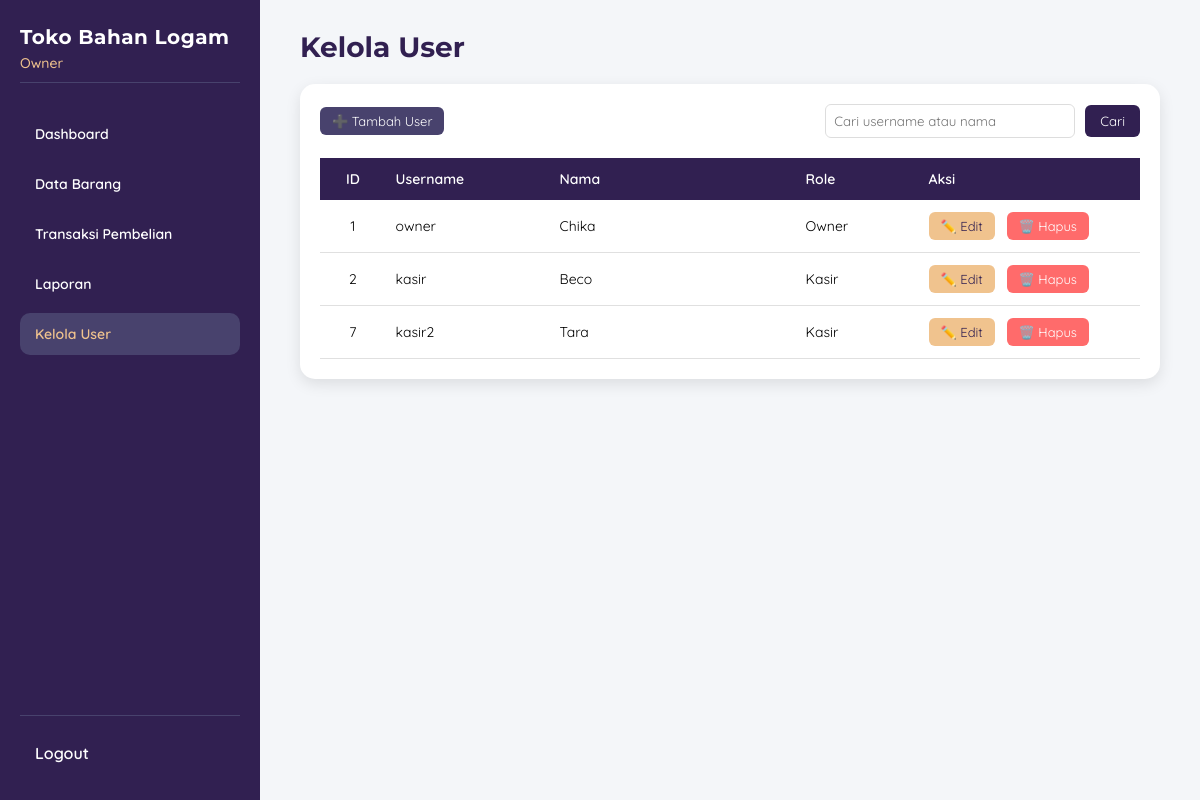
/Owner/user.php (signed in), run on the app's committed database.
### tables this page shows
CREATE TABLE `users` (
  `idUser` int(11) NOT NULL,
  `username` varchar(50) NOT NULL,
  `password` varchar(255) NOT NULL,
  `nama` varchar(100) NOT NULL,
  `role` enum('Owner','Kasir') NOT NULL
);

### Owner/user.php (the view, shortened to what this page needs)
<?php
include '../koneksi.php';
$search = isset($_GET['search']) ? mysqli_real_escape_string($conn, $_GET['search']) : '';
$query = "SELECT idUser, username, nama, role FROM users";
$query .= " ORDER BY idUser ASC";
$result = mysqli_query($conn, $query);
?>
<!DOCTYPE html>
<html lang="en">
<head>
    <link rel="stylesheet" href="dashboard_admin.css">
</head>
<body>
<div class="dashboard">
    <div class="sidebar">
        <h2>Toko Bahan Logam</h2>
        <p class="role">Owner</p>
        <ul>
            <li><a href="dashboard_admin.php">Dashboard</a></li>
            <li><a href="./barang.php">Data Barang</a></li>
            <li><a href="pembelian.php">Transaksi Pembelian</a></li>
            <li><a href="laporan.php">Laporan</a></li>
            <li class="active"><a href="user.php">Kelola User</a></li>
        </ul>
        <div class="logout">
            <a href="../logout.php">Logout</a>
        </div>
    </div>
    <div class="main">
        <div class="topbar">
            <h1>Kelola User</h1>
        </div>
        <div class="table-container">
            <div style="display: flex; justify-content: space-between; align-items: center; margin-bottom: 20px;">
                <a href="tambah_user.php" class="btn btn-add">➕ Tambah User</a>
                <form method="GET" class="search-box">
                    <input type="text" name="search" placeholder="Cari username atau nama" value="<?= htmlspecialchars($search) ?>">
                    <button type="submit" class="btn-search">Cari</button>
                </form>
            </div>
            <table>
                <thead>
                    <tr>
                        <th>ID</th>
                        <th>Username</th>
                        <th>Nama</th>
                        <th>Role</th>
                        <th>Aksi</th>
                    </tr>
                </thead>
                <tbody>
                    <?php if (mysqli_num_rows($result) > 0): ?>
                        <?php while ($row = mysqli_fetch_assoc($result)): ?>
                        <tr>
                            <td><?= $row['idUser'] ?></td>
                            <td><?= htmlspecialchars($row['username']) ?></td>
                            <td><?= htmlspecialchars($row['nama']) ?></td>
                            <td><?= $row['role'] ?></td>
                            <td>
                                <a href="edit_user.php?id=<?= $row['idUser'] ?>" class="btn btn-edit">✏️ Edit</a>
                                <a href="hapus_user.php?id=<?= $row['idUser'] ?>" class="btn btn-delete" onclick="return confirm('Yakin hapus user ini?')">🗑️ Hapus</a>
                            </td>
                        </tr>
                        <?php endwhile; ?>
                    <?php else: ?>
                        <tr><td colspan="5" style="text-align:center;">Tidak ada data user</td></tr>
                    <?php endif; ?>
                </tbody>
            </table>
        </div>
    </div>
</div>
</body>
</html>

### Owner/dashboard_admin.css (style rules this page uses)
* { margin: 0; padding: 0; box-sizing: border-box; }
body { font-family: 'Quicksand', sans-serif; background: #e5e5e5; height: 100vh; overflow: hidden; }
.dashboard, .container { display: flex; height: 100vh; width: 100%; }
.sidebar { width: 260px; background: #312051; color: white; display: flex; flex-direction: column; padding: 25px 20px; height: 100vh; overflow-y: auto; }
.sidebar h2 { font-family: 'Montserrat', sans-serif; font-size: 20px; margin-bottom: 5px; font-weight: 700; letter-spacing: 0.5px; }
.sidebar .role { font-family: 'Quicksand', sans-serif; color: #F0C38E; font-size: 14px; margin-bottom: 30px; padding-bottom: 10px; border-bottom: 1px solid #48426D; font-weight: 500; }
.sidebar ul { list-style: none; flex: 1; padding: 0; }
.sidebar li { margin-bottom: 8px; position: relative; }
.sidebar li a { display: block; padding: 12px 15px; color: white; text-decoration: none; border-radius: 10px; background: transparent; pointer-events: auto !important; position: relative; z-index: 10; font-family: 'Quicksand', sans-serif; font-weight: 600; font-size: 14px; transition: all 0.3s; }
.sidebar li a:hover, .sidebar li.active a { background: #48426D; color: #F0C38E; }
.logout { margin-top: auto; border-top: 1px solid #48426D; padding-top: 15px; }
.logout a { display: block; padding: 12px 15px; color: white; text-decoration: none; font-family: 'Quicksand', sans-serif; font-weight: 600; }
.main { flex: 1; padding: 30px 40px; overflow-y: auto; background: #f4f6f9; }
.main h1 { font-family: 'Montserrat', sans-serif; font-size: 28px; color: #312051; margin-bottom: 20px; font-weight: 700; }
input, select, textarea, button, .btn, a, .btn-add, .btn-delete, .btn-edit, .btn-search, .btn-submit, .btn-filter, .btn-export, .btn-print, .remove-item { font-family: 'Quicksand', sans-serif; }

### Owner/user.php (style rules this page uses)
.table-container { background: white; padding: 20px; border-radius: 15px; box-shadow: 0 5px 15px rgba(0,0,0,0.1); overflow-x: auto; }
.btn { padding: 6px 12px; border-radius: 6px; text-decoration: none; display: inline-block; font-size: 13px; }
.btn-add { background: #48426D; color: white; }
.btn-edit { background: #F0C38E; color: #312051; }
.btn-delete { background: #ff6b6b; color: white; }
.btn-search { background: #312051; color: white; padding: 8px 15px; border: none; border-radius: 6px; cursor: pointer; }
.search-box { display: flex; gap: 10px; align-items: center; }
.search-box input { padding: 8px; border: 1px solid #ddd; border-radius: 6px; width: 250px; }
table { width: 100%; border-collapse: collapse; margin-top: 20px; font-family: 'Quicksand', sans-serif; }
th { background: #312051; color: white; padding: 12px 10px; font-weight: 600; font-size: 14px; text-align: left; }
td { padding: 12px 10px; border-bottom: 1px solid #e0e0e0; font-size: 14px; vertical-align: middle; }
th:nth-child(1), td:nth-child(1) { width: 8%; text-align: center; }
th:nth-child(2), td:nth-child(2) { width: 20%; }
th:nth-child(3), td:nth-child(3) { width: 30%; }
th:nth-child(4), td:nth-child(4) { width: 15%; }
th:nth-child(5), td:nth-child(5) { width: 27%; }
td:last-child { text-align: left; }
.btn-edit, .btn-delete { display: inline-block; margin-right: 8px; margin-bottom: 0; white-space: nowrap; }

### data on the page
users: idUser "1", username "owner", nama "Chika", role "Owner"
users: idUser "2", username "kasir", nama "Beco", role "Kasir"
users: idUser "7", username "kasir2", nama "Tara", role "Kasir"
